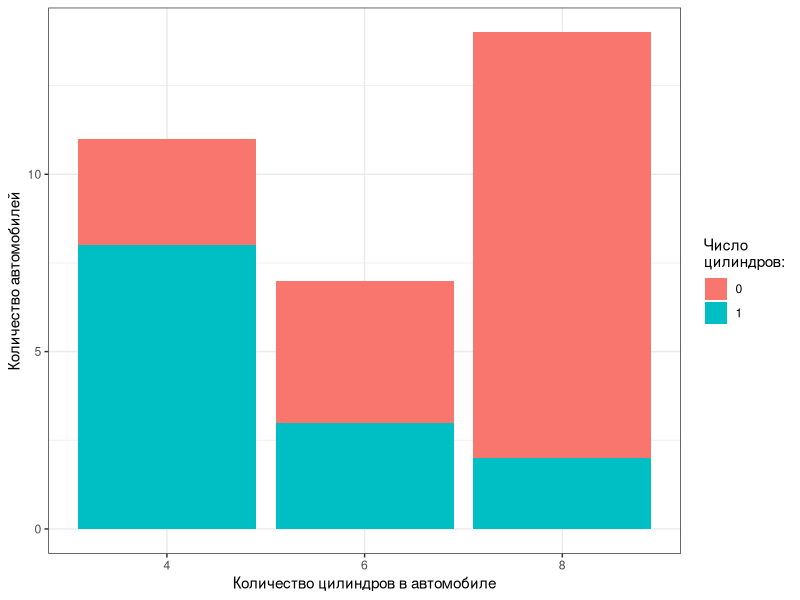
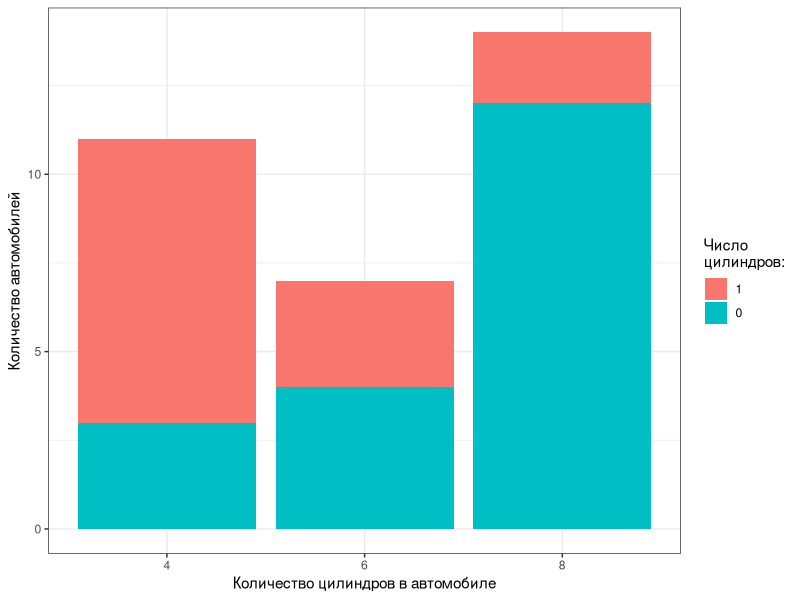
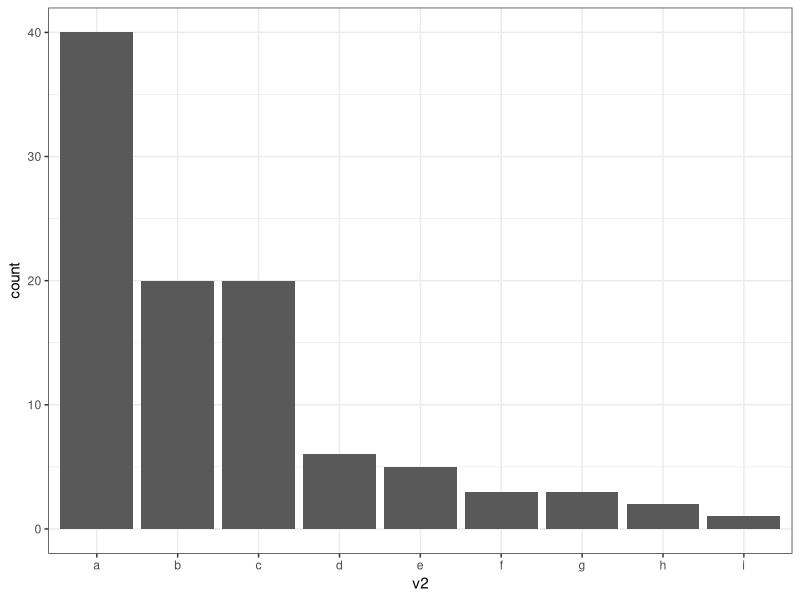
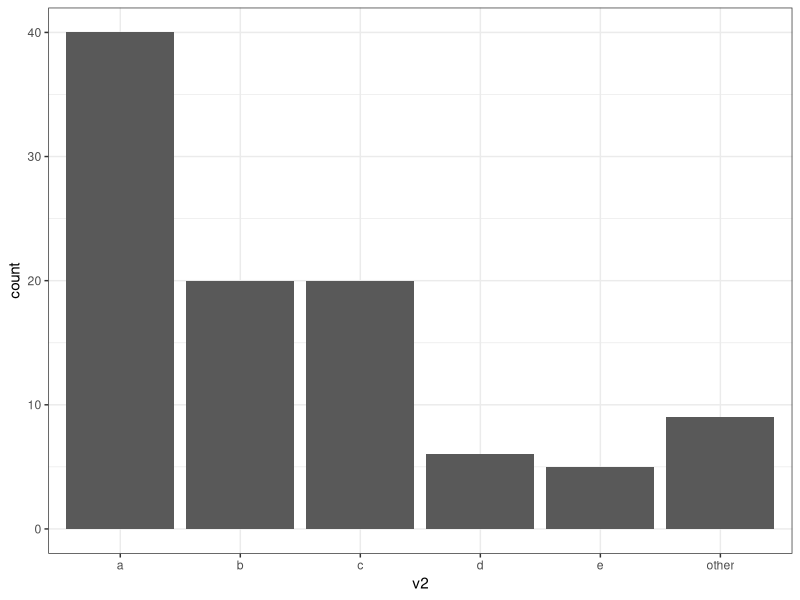

These figures' R source, in order:
## ---- chunk 1
knitr::opts_chunk$set(warning = FALSE)  # убрать предупреждения из документа
knitr::opts_chunk$set(message = FALSE)  # убрать сообщения из документа
## ---- chunk 2
library("ggplot2")  # построение графиков 
library("forcats")  # работа с факторными переменными
## ---- chunk 3
data <- mtcars
## ---- chunk 4
dummy1 <- ifelse(mtcars$hp > 90, "категория1", "категория2")
table(dummy1)
## ---- chunk 5
dummy2 <- ifelse(mtcars$hp > 90, 1, 0)
table(dummy2)
## ---- chunk 6
fact1 <- factor(c(1, 1, 2))
fact2 <- factor(c("one", "one", "two"))

fact1

fact2
## ---- chunk 7
fact <- factor(c(1, 1, 2), labels = c("foo", "bar"))

fact
## ---- chunk 8
fact <- factor(c(1, 1, 2), levels = c("foo", "bar"))

fact
## ---- chunk 9
fact1 <- factor(c(1, 1, 2), levels = c("1", "2"))
fact2 <- factor(c(1, 1, 2), levels = c("1", "2", "3"))
## ---- chunk 10
fact1
## ---- chunk 11
fact2
## ---- chunk 12
fact <- factor(c(1, 1, 2)) 
levels(fact)
## ---- chunk 13
fact <- factor(c(1, 1, 2)) 
levels(fact) <- c("one", "two")

fact
## ---- chunk 14
fact <- factor(c(1, 1, 2)) 
fact <- fct_recode(fact, one = "1", two = "2")

fact
## ---- chunk 15
fact <- factor(c(1, 1, 2))
## ---- chunk 16
fact <- fact[1:2]
## ---- chunk 17
fact <- droplevels(fact)
fact
## ---- chunk 18
fact <- fct_drop(fact)
fact
## ---- chunk 19
fact <- factor(c(1, 1, 2, 3))
fact <- relevel(fact, ref = "2")
## ---- chunk 20
fact
## ---- chunk 21
fact <- factor(c(1, 1, 2, 3))
fact <- fct_relevel(fact, "2", "3")
## ---- chunk 22
fact
## ---- chunk 23
# В самом начале главы мы записали данные mtcars в переменную data

# Переведем числовые (numeric) переменные в factor
data$cyl <- factor(data$cyl)
data$am <- factor(data$am)

# Посмотрим, что вышло
table(data$cyl)
table(data$am)

# Построим график
bar_fill <- ggplot(data = data, aes(x = cyl, fill = am)) +
  geom_bar() +
  scale_fill_discrete(name = "Число\nцилиндров:") +
  labs(x = "Количество цилиндров в автомобиле",
       y = "Количество автомобилей") +
  theme_bw()

bar_fill
## ---- chunk 24
# Меняем порядок уровней
data$am <- fct_relevel(data$am, "1", "0")
table(data$am)


# Строим график
bar_fill <- ggplot(data = data, aes(x = cyl, fill = am)) +
  geom_bar() +
  scale_fill_discrete(name = "Число\nцилиндров:") +
  labs(x = "Количество цилиндров в автомобиле",
       y = "Количество автомобилей") +
  theme_bw()
bar_fill
## ---- chunk 25
fact <- factor(c(rep("c", 100), rep("g", 2), rep("j", 4), rep("r", 3), rep("v", 10)))
table(fact)
## ---- chunk 26
fact <- fct_lump(fact, n = 3, other_level = "other")
table(fact)
## ---- chunk 27
d <- data.frame(v1 = seq(1:100),
                v2 = factor(c(rep("a", 40),
                              rep("b", 20),
                              rep("c", 20),
                              rep("d", 6), 
                              rep("e", 5),
                              rep("f", 3),
                              rep("g", 3),
                              rep("h", 2),
                              rep("i", 1))))
## ---- chunk 28
table(d$v2)
## ---- chunk 29
before<- ggplot(data = d, aes(x = v2)) +
  geom_bar() +
  theme_bw()
before
## ---- chunk 30
d$v2 <- fct_lump(d$v2, n = 5, other_level = "other")
table(d$v2)
## ---- chunk 31
after <- ggplot(data = d, aes(x = v2)) +
  geom_bar() +
  theme_bw()
after
